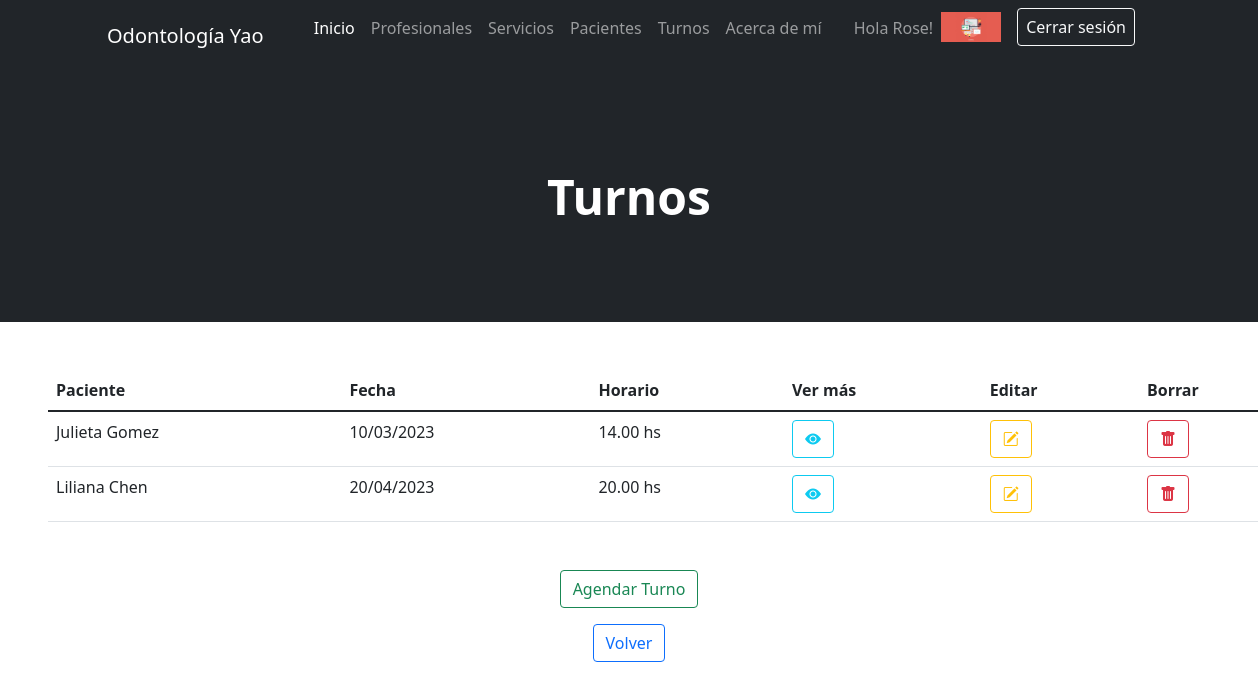
The page /AppOdonto/turno/list/ (signed in) on the database its author committed.
### AppOdonto/models.py (models this page shows, shortened)
class Avatar(models.Model):
    usuario = models.ForeignKey(User, on_delete=models.CASCADE)
    imagen = models.ImageField(upload_to="avatares", null=True, blank=True)

class Turno(models.Model):
    paciente = models.CharField(max_length=40)
    servicio = models.CharField(max_length=25)
    profesional = models.CharField(max_length=25)
    fecha = models.CharField(max_length=10)
    horario = models.CharField(max_length=10)

### AppOdonto/views.py (the view)
# urls.py: path('turno/list/', TurnoList.as_view(), name="Turno List"),
class TurnoList(LoginRequiredMixin, ListView):
    model = Turno

### AppOdonto/templates/AppOdonto/turno_list.html (shortened to what this page needs)
{% extends "AppOdonto/padre.html" %}
{% block header %}
    <h1 class="display-5 fw-bolder text-white mb-2">Turnos</h1>
{% endblock %}
{% block formulario %}
<table class="table m-5">
    <thead>
    <tr>
        <th scope="col">Paciente</th>
        <th scope="col">Fecha</th>
        <th scope="col">Horario</th>
        <th scope="col">Ver más</th>
        <th scope="col">Editar</th>
        <th scope="col">Borrar</th>
    </tr>
    </thead>
    <tbody class="table-group-divider">
    {% for turno in object_list %}
        <tr>
            <td>{{turno.paciente}}</td>
            <td>{{turno.fecha}}</td>
            <td>{{turno.horario}}</td>
            <td><a href="{% url 'Turno Detail' turno.id %}" class="btn btn-outline-info"><i class="bi bi-eye-fill"></i></a></td>
            <td><a href="{% url 'Turno Edit' turno.id %}" class="btn btn-outline-warning"><i class="bi bi-pencil-square"></i></a></td>
            <td><a href="{% url 'Turno Delete' turno.id %}" class="btn btn-outline-danger"><i class="bi bi-trash-fill"></i></a></td>
        </tr>
    {% endfor %}
    </tbody>
</table>
    <p class="text-center"><a href="{% url 'Turno Create' %}" class="btn btn-outline-success">Agendar Turno</a></p>
    <p>
    <p class="text-center"><a href="{% url 'Inicio' %}" class="btn btn-outline-primary">Volver</a></p>
    </p>
{% endblock %}

### AppOdonto/templates/AppOdonto/padre.html (shortened to what this page needs)
<!DOCTYPE html>
<html lang="es">
    <head> {% load static %}
        <link href="https://cdn.jsdelivr.net/npm/bootstrap-icons@1.4.1/font/bootstrap-icons.css" rel="stylesheet" />
        <link href="{% static 'AppOdonto/css/styles.css' %}" rel="stylesheet" />
    </head>
    <body>
        <nav class="navbar navbar-expand-lg navbar-dark bg-dark">
            <div class="container px-5">
                <a class="navbar-brand" href="{% url 'Inicio' %}">Odontología Yao</a>
                <div class="collapse navbar-collapse" id="navbarSupportedContent">
                    <ul class="navbar-nav ms-auto mb-2 mb-lg-0">
                        <li class="nav-item"><a class="nav-link active" aria-current="page" href="{% url 'Inicio' %}">Inicio</a></li>
                        <li class="nav-item"><a class="nav-link" href="{% url 'Profesional List' %}">Profesionales</a></li>
                        <li class="nav-item"><a class="nav-link" href="{% url 'Servicio List' %}">Servicios</a></li>
                        <li class="nav-item"><a class="nav-link" href="{% url 'Paciente List' %}">Pacientes</a></li>
                        <li class="nav-item"><a class="nav-link" href="{% url 'Turno List' %}">Turnos</a></li>
                        <li class="nav-item"><a class="nav-link" href="{% url 'About' %}">Acerca de mí</a></li>
                        <li class="nav-item"><a class="nav-link">
                    {% if request.user.is_authenticated %}
                        <li class="nav-item"><p style="color:white"><a class="nav-link" href="{% url 'Editar Perfil' %}">Hola {{user.first_name}}!</a></p></li>
                        {% with user.avatar_set.first as miAvatar%}
                            {% if miAvatar %}
                        <li class="nav-item"><img src="{{miAvatar.imagen.url}}" alt="Imagen perfil" height="30px" class="my-1"></li>
                            {% endif %}
                        {% endwith %}
                        <li class="nav-item mx-3"><a class="btn btn-outline-light px-2" href="{% url 'Logout' %}">Cerrar sesión</a></li>
                    {% endif %}
                    </ul>
                </div>
            </div>
        </nav>
        <header class="bg-dark py-5">
            <div class="container px-5">
                <div class="row gx-5 justify-content-center">
                    <div class="col-lg-6">
                        <div class="text-center my-5">
                        {% block header %}{% endblock %}
                        </div>
                    </div>
                </div>
            </div>
        </header>
{% block formulario %}
{% endblock %}
    </body>
</html>

### rows shown on the page
Avatar: imagen (picture)
Turno: paciente "Julieta Gomez", fecha "10/03/2023", horario "14.00 hs"
Turno: paciente "Liliana Chen", fecha "20/04/2023", horario "20.00 hs"

### other values the page prints
{{ user.first_name }} "Rose"
